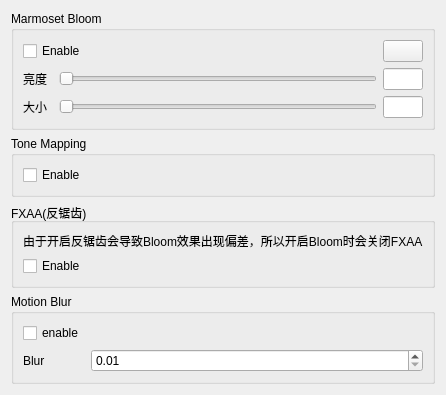
<?xml version="1.0" encoding="UTF-8"?>
<ui version="4.0">
 <class>PostEffectDialog</class>
 <widget class="QDialog" name="PostEffectDialog">
  <property name="geometry">
   <rect>
    <x>0</x>
    <y>0</y>
    <width>391</width>
    <height>317</height>
   </rect>
  </property>
  <property name="windowTitle">
   <string>PostEffect</string>
  </property>
  <layout class="QVBoxLayout" name="verticalLayout">
   <item>
    <widget class="QGroupBox" name="marmosetBloomGroupBox">
     <property name="title">
      <string>Marmoset Bloom</string>
     </property>
     <layout class="QGridLayout" name="gridLayout">
      <item row="4" column="0">
       <widget class="QLabel" name="sizeLabel">
        <property name="text">
         <string>大小</string>
        </property>
       </widget>
      </item>
      <item row="0" column="0" colspan="3">
       <widget class="QCheckBox" name="marmosetBloomEnableCheckBox">
        <property name="text">
         <string>Enable</string>
        </property>
       </widget>
      </item>
      <item row="4" column="2">
       <widget class="QSlider" name="sizeHSlider">
        <property name="minimum">
         <number>0</number>
        </property>
        <property name="maximum">
         <number>500</number>
        </property>
        <property name="orientation">
         <enum>Qt::Horizontal</enum>
        </property>
       </widget>
      </item>
      <item row="2" column="0">
       <widget class="QLabel" name="brightnessLabel">
        <property name="text">
         <string>亮度</string>
        </property>
       </widget>
      </item>
      <item row="2" column="2">
       <widget class="QSlider" name="brightnessHSlider">
        <property name="minimum">
         <number>0</number>
        </property>
        <property name="maximum">
         <number>100</number>
        </property>
        <property name="orientation">
         <enum>Qt::Horizontal</enum>
        </property>
       </widget>
      </item>
      <item row="2" column="3">
       <widget class="QLineEdit" name="brightnessLineEdit">
        <property name="sizePolicy">
         <sizepolicy hsizetype="Expanding" vsizetype="Fixed">
          <horstretch>0</horstretch>
          <verstretch>0</verstretch>
         </sizepolicy>
        </property>
        <property name="maximumSize">
         <size>
          <width>40</width>
          <height>16777215</height>
         </size>
        </property>
        <property name="maxLength">
         <number>4</number>
        </property>
       </widget>
      </item>
      <item row="4" column="3">
       <widget class="QLineEdit" name="sizeLineEdit">
        <property name="maximumSize">
         <size>
          <width>40</width>
          <height>16777215</height>
         </size>
        </property>
       </widget>
      </item>
      <item row="0" column="3">
       <widget class="QPushButton" name="colorPushButton">
        <property name="cursor">
         <cursorShape>ArrowCursor</cursorShape>
        </property>
        <property name="focusPolicy">
         <enum>Qt::NoFocus</enum>
        </property>
        <property name="text">
         <string/>
        </property>
        <property name="flat">
         <bool>false</bool>
        </property>
       </widget>
      </item>
     </layout>
     <zorder>marmosetBloomEnableCheckBox</zorder>
     <zorder>brightnessLabel</zorder>
     <zorder>brightnessHSlider</zorder>
     <zorder>sizeHSlider</zorder>
     <zorder>sizeLabel</zorder>
     <zorder>brightnessLineEdit</zorder>
     <zorder>sizeLineEdit</zorder>
     <zorder>colorPushButton</zorder>
    </widget>
   </item>
   <item>
    <widget class="QGroupBox" name="toneMappingGroupBox">
     <property name="title">
      <string>Tone Mapping</string>
     </property>
     <layout class="QVBoxLayout" name="verticalLayout_2">
      <item>
       <widget class="QCheckBox" name="toneMappingEnableCheckBox">
        <property name="text">
         <string>Enable</string>
        </property>
       </widget>
      </item>
     </layout>
    </widget>
   </item>
   <item>
    <widget class="QGroupBox" name="glowGroupBox">
     <property name="title">
      <string>FXAA(反锯齿)</string>
     </property>
     <layout class="QVBoxLayout" name="verticalLayout_3">
      <item>
       <widget class="QLabel" name="label">
        <property name="text">
         <string>由于开启反锯齿会导致Bloom效果出现偏差，所以开启Bloom时会关闭FXAA</string>
        </property>
       </widget>
      </item>
      <item>
       <widget class="QCheckBox" name="FXAAEnableCheckBox">
        <property name="text">
         <string>Enable</string>
        </property>
       </widget>
      </item>
     </layout>
    </widget>
   </item>
   <item>
    <widget class="QGroupBox" name="motionBlurGroupBox">
     <property name="title">
      <string>Motion Blur</string>
     </property>
     <layout class="QGridLayout" name="gridLayout_2" columnstretch="0,1">
      <item row="2" column="1">
       <widget class="QDoubleSpinBox" name="motionBlurDoubleSpinBox">
        <property name="minimum">
         <double>0.010000000000000</double>
        </property>
        <property name="maximum">
         <double>1.000000000000000</double>
        </property>
        <property name="singleStep">
         <double>0.010000000000000</double>
        </property>
       </widget>
      </item>
      <item row="2" column="0">
       <widget class="QLabel" name="labelBlur">
        <property name="text">
         <string>Blur</string>
        </property>
       </widget>
      </item>
      <item row="0" column="0">
       <widget class="QCheckBox" name="motionBlurEnableCheckBox">
        <property name="text">
         <string>enable</string>
        </property>
       </widget>
      </item>
     </layout>
    </widget>
   </item>
  </layout>
 </widget>
 <resources/>
 <connections/>
</ui>
